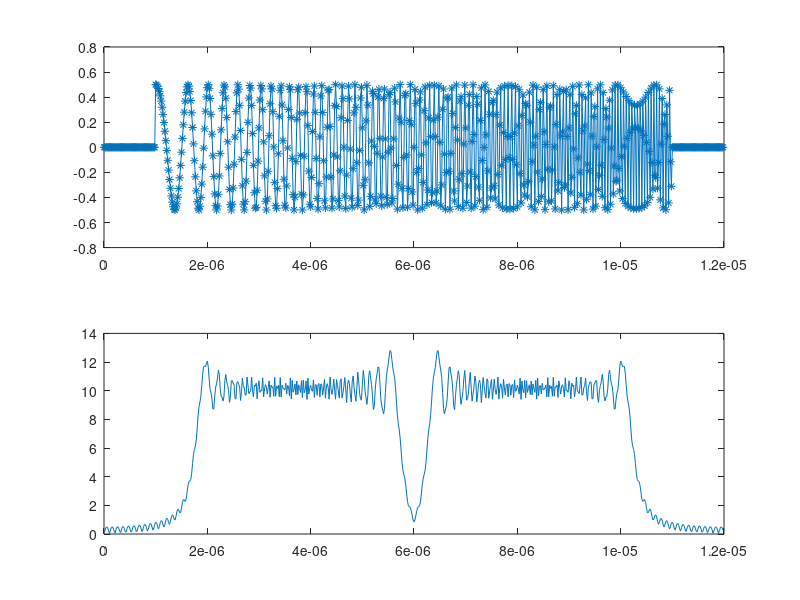

The MATLAB source for this figure:
clear all;
set(0,'DefaultFigureWindowStyle','docked')

% Generate a chirp and write to file

fs = 56e6;%56e6; % samples/second % 40e6
dt = 1/fs;
f0 = 1e6; % Hz
f1 = 20e6;%25e6; % Hz
t1 = 1e-5;%500e-6; %10e-6; % seconds % 0.01

t_zero_before = 1e-6; % seconds - pad with zeros before
t_zero_after = 1e-6; % seconds - pad with zeros after

t_chrp = 0:dt:(t1-dt);
t = 0:dt:((t1+t_zero_before+t_zero_after)-dt);

y_chrp = 0.5*chirp(t_chrp,f0,t1,f1);
%y_chrp = y_chrp .* hamming(length(y_chrp))'; % optional window function
y_chrp = [zeros(1, t_zero_before*fs) complex(y_chrp) zeros(1, t_zero_after*fs)];
y = y_chrp;

samps = [real(y); imag(y)];
samps = samps(:)';

fileID = fopen('chirp.bin','w');
fwrite(fileID,samps,'float');

%% plot
figure
subplot(2,1,1)
plot(t, real(y), '-*')
subplot(2,1,2)
plot(t, abs(fftshift(fft(y))))
